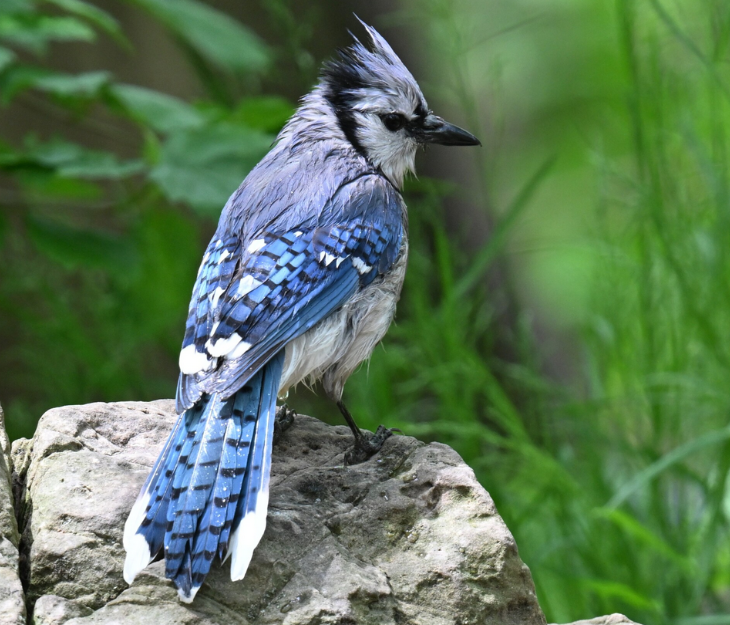
#> input picture image-filters/test.png, 730 x 625 px; its folder holds only this picture in this run
$ python app.py
#> lines starting #> are read from the running program, lines starting #| are printed output that depends on the picture
#!/usr/bin/env python3
# -*- coding: utf-8 -*-
import cv2
import numpy as np
import tkinter as tk
from tkinter import filedialog
import sys
import os

# read image
tk.Tk().withdraw()
image_path = filedialog.askopenfilename(
    title="Select image",
    filetypes=[("Image files", "*.jpg *.jpeg *.png *.bmp *.tiff *.webp")],
)
#> the answer given: test.png
save_dir = os.path.dirname(image_path)

if not image_path:
    sys.exit(0)


# dummy function that does nothing
def dummy(value):
    pass  # required by OpenCV trackbar API


def draw_kernel_bar(kernel_name, contrast_val, brightness, mode, width):
    mode_names = {0: "color", 1: "grayscale", 2: "sepia"}
    text = f"Contrast: {contrast_val:.2f}x  Brightness: {brightness:+d}  Filter: {kernel_name}  Mode: {mode_names[mode]}"
    font = cv2.FONT_HERSHEY_SIMPLEX

    # scale font to fit the width
    font_scale = width / 1200.0
    font_scale = max(0.34, font_scale)
    thickness = max(1, round(width / 800)) if font_scale > 0.7 else 1

    bar_height = round(width / 34) + 12
    (text_w, text_h), _ = cv2.getTextSize(text, font, font_scale, thickness)
    bar = np.zeros((bar_height, width, 3), dtype=np.uint8)

    # if text still too wide, shrink further
    if text_w > width - 20:
        font_scale *= (width - 20) / text_w
        (text_w, text_h), _ = cv2.getTextSize(text, font, font_scale, thickness)
        bar_height = round(width / 34) + 12
        bar = np.zeros((bar_height, width, 3), dtype=np.uint8)

    y = text_h + 8
    cv2.putText(bar, text, (10, y), font, font_scale, (255, 255, 255), thickness)
    return bar


def get_current_image(mode, color_modified, sepia_modified, gray_modified):
    if mode == 0:
        return color_modified
    elif mode == 2:
        return sepia_modified
    else:
        return gray_modified


def apply_sepia(img):
    kernel = np.array(
        [[0.272, 0.534, 0.131], [0.349, 0.686, 0.168], [0.393, 0.769, 0.189]]
    )
    return cv2.transform(img, kernel).clip(0, 255).astype(np.uint8)


# define convolution kernels
identity_kernel = np.array([[0, 0, 0], [0, 1, 0], [0, 0, 0]])

sharpen_kernel = np.array([[0, -1, 0], [-1, 5, -1], [0, -1, 0]])

unsharp_masking = np.array(
    [
        [1, 4, 6, 4, 1],
        [4, 16, 24, 16, 4],
        [6, 24, -476, 24, 6],
        [4, 16, 24, 16, 4],
        [1, 4, 6, 4, 1],
    ],
    np.float32,
) / (-256.0)

gaussian_kernel1 = cv2.getGaussianKernel(3, 0)
gaussian_kernel2 = cv2.getGaussianKernel(5, 0)

box_kernel = np.array([[1, 1, 1], [1, 1, 1], [1, 1, 1]], np.float32) / 9.0

scharr_kernel_hor = np.array([[3, 0, -3], [10, 0, -10], [3, 0, -3]])

sobel_kernel_hor = np.array([[-1, 0, 1], [-2, 0, 2], [-1, 0, 1]])

scharr_kernel_ver = np.array([[3, 10, 3], [0, 0, 0], [-3, -10, -3]])

sobel_kernel_ver = np.array([[-1, -2, -1], [0, 0, 0], [1, 2, 1]])

diag_kernel1 = np.array([[-1, -1, -1], [-1, 0, 1], [1, 1, 1]])

diag_kernel2 = np.array([[1, 1, 1], [1, 0, -1], [-1, -1, -1]])

ridge_det = np.array([[-1, -1, -1], [-1, 8, -1], [-1, -1, -1]])

kernels = [
    (identity_kernel, "identity"),
    (sharpen_kernel, "sharpen"),
    (unsharp_masking, "unsharp"),
    (gaussian_kernel1, "gaussian3"),
    (gaussian_kernel2, "gaussian5"),
    (box_kernel, "box"),
    (scharr_kernel_hor, "scharr_h"),
    (scharr_kernel_ver, "scharr_v"),
    (sobel_kernel_hor, "sobel_h"),
    (sobel_kernel_ver, "sobel_v"),
    (diag_kernel1, "diag1"),
    (diag_kernel2, "diag2"),
    (ridge_det, "ridge"),
]
filter_len = len(kernels) - 1

# read in an image, make a grayscale and sepia copies
color_original = cv2.imread(image_path)
#> color_original is the input picture: shape (625, 730, 3); mean B, G, R 86.3, 118.3, 90.4
gray_original = cv2.cvtColor(color_original, cv2.COLOR_BGR2GRAY)
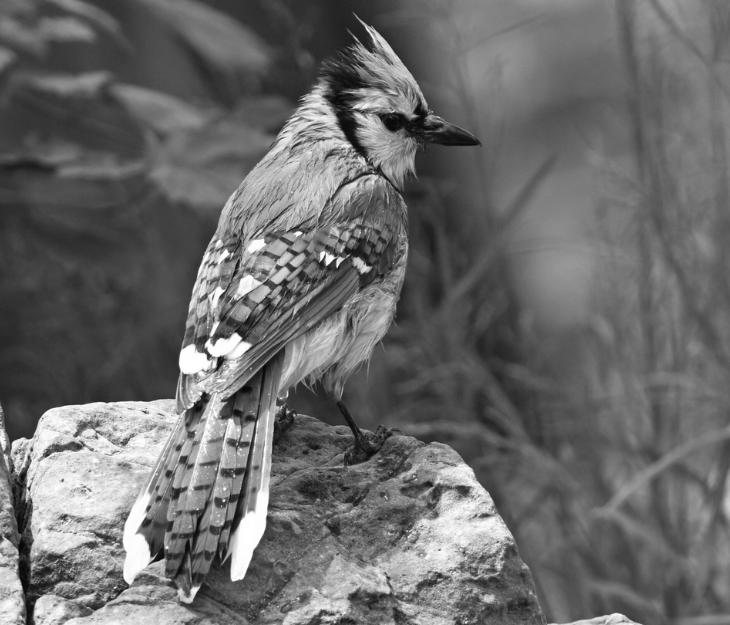
#> gray_original: shape (625, 730); min 5, max 255, mean 106.3
sepia_original = apply_sepia(color_original)
#> in apply_sepia, `return cv2.transform(img, kernel).clip(0, 255).astype(np.uint8)`:
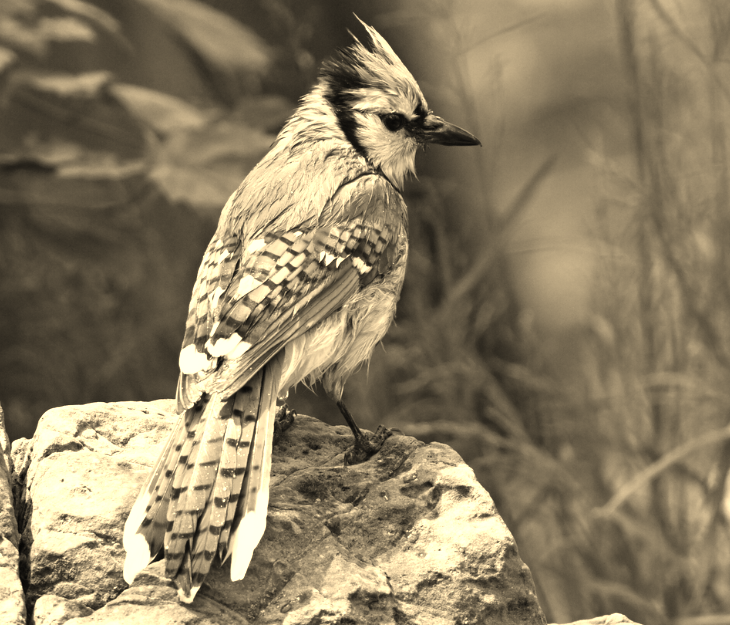
#> returned value: shape (625, 730, 3); mean of channels 0, 1, 2 98.6, 125.1, 138.1; drawn as B, G, R

# create the UI (window and trackbars)
cv2.namedWindow("app", cv2.WINDOW_NORMAL)
cv2.resizeWindow("app", 700, 700)
cv2.moveWindow("app", 150, 0)

# arguments: trackbarName, windowName, value (initial value),
# count (max value), onChange (event handler)
cv2.createTrackbar("contrast", "app", 33, 100, dummy)
cv2.createTrackbar("brightness", "app", 127, 254, dummy)
cv2.createTrackbar("filter", "app", 0, filter_len, dummy)
#> slider 'filter' is set to 4
cv2.createTrackbar("grayscale/sepia", "app", 0, 2, dummy)
#> slider 'grayscale/sepia' is set to 1

# main UI loop
count = 1
while True:
    # read all fo the trackbar values
    mode = cv2.getTrackbarPos("grayscale/sepia", "app")
    contrast = cv2.getTrackbarPos("contrast", "app")
    contrast_val = contrast / 33.0
    brightness = cv2.getTrackbarPos("brightness", "app") - 127
    kernel_idx = cv2.getTrackbarPos("filter", "app")
    kernel, kernel_name = kernels[kernel_idx]

    # apply the filters
    color_modified = cv2.filter2D(color_original, -1, kernel)
    gray_modified = cv2.filter2D(gray_original, -1, kernel)
    sepia_modified = cv2.filter2D(sepia_original, -1, kernel)

    # apply the brightness and contrast
    color_modified = cv2.addWeighted(
        color_modified, contrast_val, np.zeros_like(color_modified), 0, brightness
    )

    gray_modified = cv2.addWeighted(
        gray_modified, contrast_val, np.zeros_like(gray_modified), 0, brightness
    )

    sepia_modified = cv2.addWeighted(
        sepia_modified, contrast_val, np.zeros_like(sepia_modified), 0, brightness
    )

    # wait for keypress (100 milliseconds)
    key = cv2.waitKey(100)
#> (key q is pressed here)
    if key == ord("q"):
        break

    elif key == ord("a"):
        # quick save
        img_to_save = get_current_image(
            mode, color_modified, sepia_modified, gray_modified
        )
        cv2.imwrite(os.path.join(save_dir, f"output_{count}.png"), img_to_save)
        count += 1

    elif key == ord("s"):
        save_path = filedialog.asksaveasfilename(
            defaultextension=".png",
            filetypes=[("PNG", "*.png"), ("JPEG", "*.jpg"), ("BMP", "*.bmp")],
        )
        if save_path:
            img_to_save = get_current_image(
                mode, color_modified, sepia_modified, gray_modified
            )
            cv2.imwrite(save_path, img_to_save)

    if cv2.getWindowProperty("app", cv2.WND_PROP_VISIBLE) < 1:
        break

    # show the image
    if mode == 0:
        bar = draw_kernel_bar(
            kernel_name, contrast_val, brightness, mode, color_modified.shape[1]
        )
        cv2.imshow("app", np.vstack([color_modified, bar]))
    elif mode == 2:
        bar = draw_kernel_bar(
            kernel_name, contrast_val, brightness, mode, sepia_modified.shape[1]
        )
        cv2.imshow("app", np.vstack([sepia_modified, bar]))
    else:
        gray_3ch = cv2.cvtColor(gray_modified, cv2.COLOR_GRAY2BGR)
        bar = draw_kernel_bar(
            kernel_name, contrast_val, brightness, mode, gray_3ch.shape[1]
        )
        cv2.imshow("app", np.vstack([gray_3ch, bar]))

# window cleanup
cv2.destroyAllWindows()
